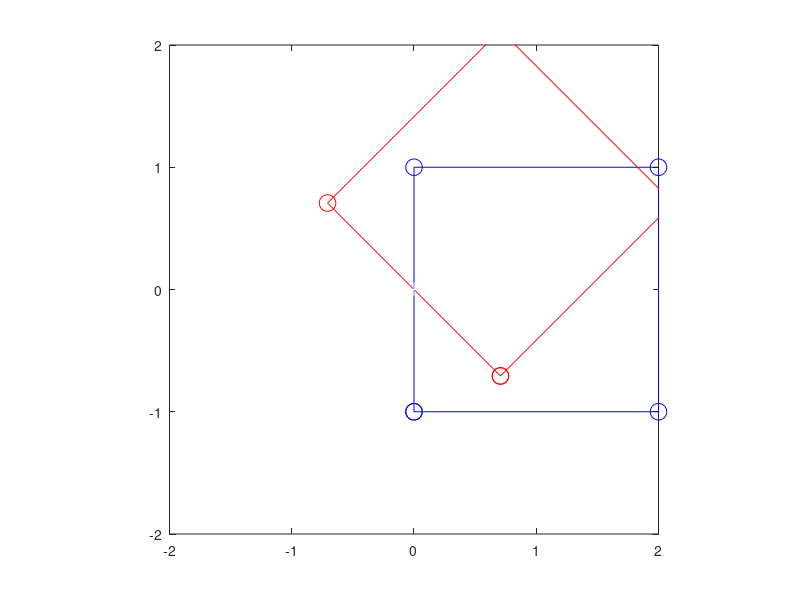
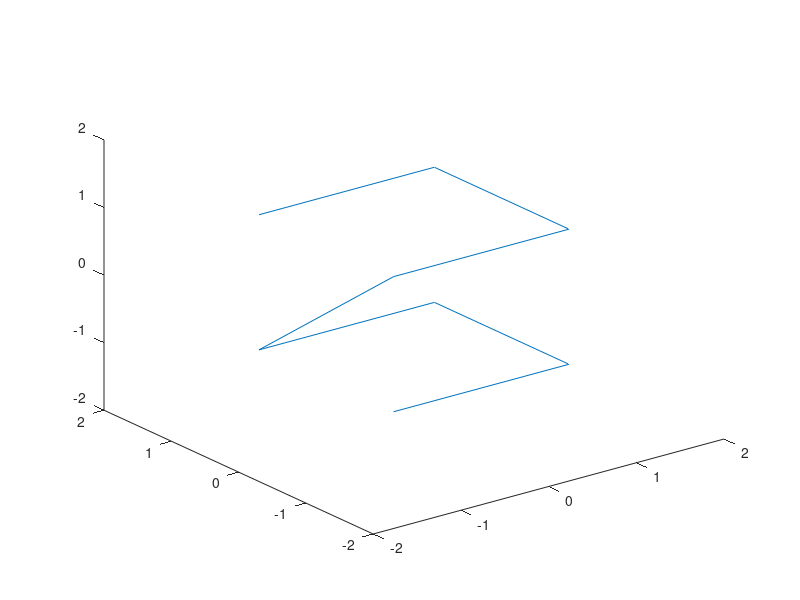

MATLAB code for these plots, in order: (Note: this script raises an error after producing the figures.)
clc; clear all; close all

theta = pi/4
R2D = [cos(theta), -sin(theta); sin(theta) cos(theta)]

przes = [1, 0];
P2D = [-1, -1; ...
    1, -1; ...
    1, 1; ...
    -1, 1;
    -1, -1 ];

P2D = P2D + przes

figure();
plot(P2D(:, 1), P2D(:, 2), "bo-", "MarkerSize", 12)
xlim([-2, 2])
ylim([-2, 2])
axis square
hold on;

obroconeP = (R2D * P2D')';

plot(obroconeP(:, 1), obroconeP(:, 2), "ro-", "MarkerSize", 12)
plot(0, 0, "w+", "MarkerSize", 10)


%% 3D
figure();

R3Dz = [cos(theta), -sin(theta), 0;
      sin(theta), cos(theta), 0;
      0, 0, 1];

P3D = [-1, -1, -1; 
        1, -1, -1; 
        1,  1, -1; 
       -1,  1, -1;
       -1, -1,  1;
        1, -1,  1;
        1,  1,  1;
       -1,  1,  1];

plot3(P3D(:, 1), P3D(:, 2), P3D(:, 3));
xlim([[-2, 2]]);
ylim([[-2, 2]]);
zlim([[-2, 2]]);
axis sqare;
hold on;

obrP3D = (R3Dx * R3Dy * R3Dz * P3D')'

plot3(obrP3D(:, 1), obrP3D(:, 2), obrP3D(:, 3));
xlim([[-2, 2]]);
ylim([[-2, 2]]);
zlim([[-2, 2]]);
axis sqare;